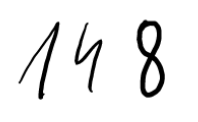
#> input picture images/raw/Zrzut ekranu 2025-12-17 090109.png, 198 x 122 px; its folder holds 4 pictures in this run
$ jupyter execute preprocessing_of_images.ipynb   (shell and % lines are left out)
#> lines starting #> are read from the running program, lines starting #| are printed output that depends on the picture
# Preprocessing of handwritten larger numbers
Source: my notebook:)

[cell 1]
%cd /opt/notebooks/basic_of_ml_image_classification

[cell 2]
import os
from PIL import Image
import matplotlib.pyplot as plt

[cell 3]
IMAGE_DIR = "images/raw"

image_paths = [
    os.path.join(IMAGE_DIR, fname)
    for fname in os.listdir(IMAGE_DIR)
    if fname.lower().endswith(".png")
]

print(f"{len(image_paths)} images was founded")

[cell 4]
img = Image.open(image_paths[0])
#> img is the input picture: PIL image 198x122 RGBA; mean R, G, B, A 236.5, 236.5, 236.5, 255

width, height = img.size
#> width = 198; height = 122

new_height = 96
scale = new_height / height
#> scale = 0.787
new_width = int(width * scale)
#> new_width = 155

img_resized = img.resize((new_width, new_height), Image.BILINEAR)
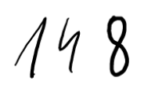
#> img_resized: PIL image 155x96 RGBA; mean R, G, B, A 236.4, 236.4, 236.4, 255

plt.imshow(img_resized)
plt.axis("off")
plt.title(f"{image_paths[0]} ({new_width}x{new_height})")
plt.show()

print(f"Original size: {width} x {height}")
#| Original size: 198 x 122
print(f"Resized size:  {new_width} x {new_height}")
#| Resized size:  155 x 96

[cell 5]
OUTPUT_DIR = "images/postprocess_1"
os.makedirs(OUTPUT_DIR, exist_ok=True)

new_height = 96

for img_path in image_paths:
    img = Image.open(img_path)

    width, height = img.size
    scale = new_height / height
    new_width = int(width * scale)

    img_resized = img.resize((new_width, new_height), Image.BILINEAR)

    filename = os.path.basename(img_path)
    output_path = os.path.join(OUTPUT_DIR, filename)

    img_resized.save(output_path)
#> pass 2 of the loop `for img_path in image_paths:`:
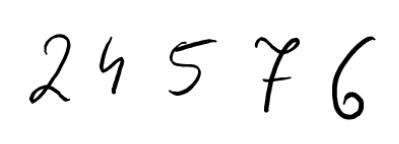
#> input picture images/raw/Zrzut ekranu 2025-12-17 090119.png, 399 x 144 px
#> img is the input picture: PIL image 399x144 RGBA; mean R, G, B, A 243.3, 243.3, 243.3, 255
#> `img_resized = img.resize((new_width, new_height), Image.BILINEAR)`:
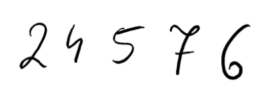
#> img_resized: PIL image 266x96 RGBA; mean R, G, B, A 243.3, 243.3, 243.3, 255
#> pass 3 of the loop `for img_path in image_paths:`:
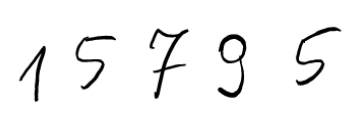
#> input picture images/raw/Zrzut ekranu 2025-12-17 090131.png, 352 x 114 px
#> img is the input picture: PIL image 352x114 RGBA; mean R, G, B, A 242.3, 242.3, 242.3, 255
#> `img_resized = img.resize((new_width, new_height), Image.BILINEAR)`:
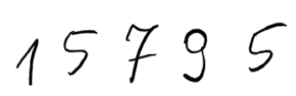
#> img_resized: PIL image 296x96 RGBA; mean R, G, B, A 242.3, 242.3, 242.3, 255
#> the loop made 4 passes; the first 3 are shown

print(f"{len(image_paths)} images was processed")
print(f"Zapisano w folderze: {OUTPUT_DIR}")
